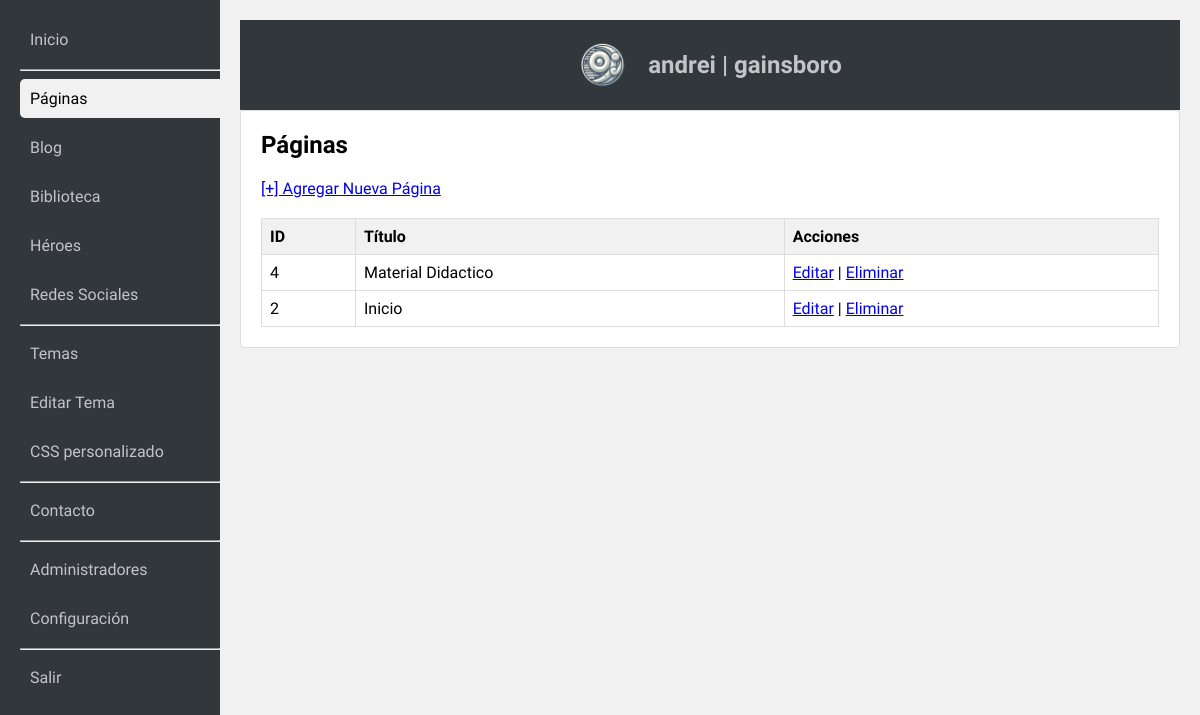
Screenshot of /admin/index.php?action=list_pages (signed in) with the database file from the repository.
### tables this page shows
CREATE TABLE pages (
    id INTEGER PRIMARY KEY AUTOINCREMENT,
    title TEXT UNIQUE NOT NULL,
    content TEXT NOT NULL,
    parent_id INTEGER DEFAULT NULL,
    FOREIGN KEY(parent_id) REFERENCES pages(id)
);

### admin/index.php (called while the page is built, shortened)
<?php
require_once 'admin.php';

### admin/acciones/listarpaginas.php (the view, shortened to what this page needs)
<?php
	$res = $db->query("SELECT * FROM pages ORDER BY id DESC");
        $html = "<h2>Páginas</h2>
                 <p><a href='?action=edit_page'>[+] Agregar Nueva Página</a></p>
                 <table class='admin-table'>
                    <tr><th>ID</th><th>Título</th><th>Acciones</th></tr>";
        while ($row = $res->fetchArray(SQLITE3_ASSOC)) {
            $html .= "<tr>
                        <td>{$row['id']}</td>
                        <td>" . htmlspecialchars($row['title']) . "</td>
                        <td>
                            <a href='?action=edit_page&id={$row['id']}'>Editar</a> |
                            <a href='?action=delete_page&id={$row['id']}' onclick='return confirm(\"¿Eliminar?\");'>Eliminar</a>
                        </td>
                      </tr>";
        }
        $html .= "</table>";
?>

### admin/admin.css (style rules this page uses)
body { font-family: Ubuntu, sans-serif; margin: 0; padding: 0; background-color: #f1f1f1; display: flex; justify-content: center; align-items: center; height: 100vh; }
.admin-section h2 { margin-top: 0; }
.admin-table { width: 100%; border-collapse: collapse; margin-top: 20px; }
.admin-table th, .admin-table td { border: 1px solid #ddd; padding: 8px; text-align: left; }
.admin-table th { background-color: #f1f1f1; }

### rows the page displays
pages: id "4", title "Material Didactico"
pages: id "2", title "Inicio"
